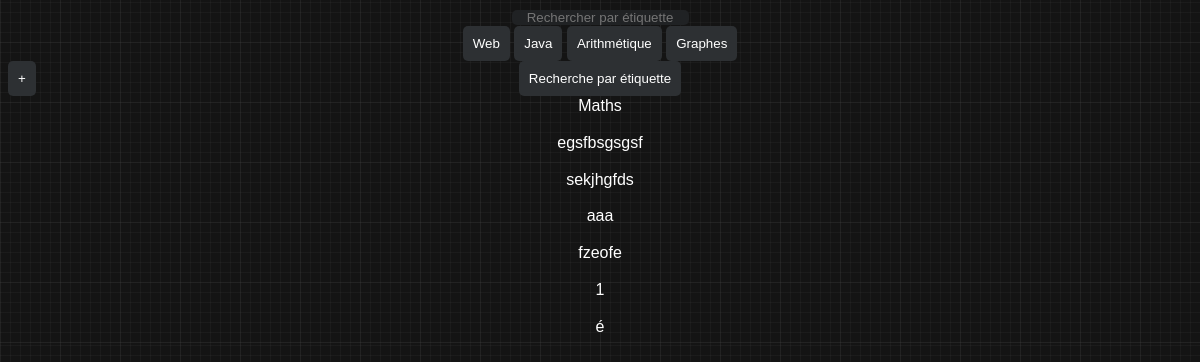
The app's page /pagesQuestion, older data.
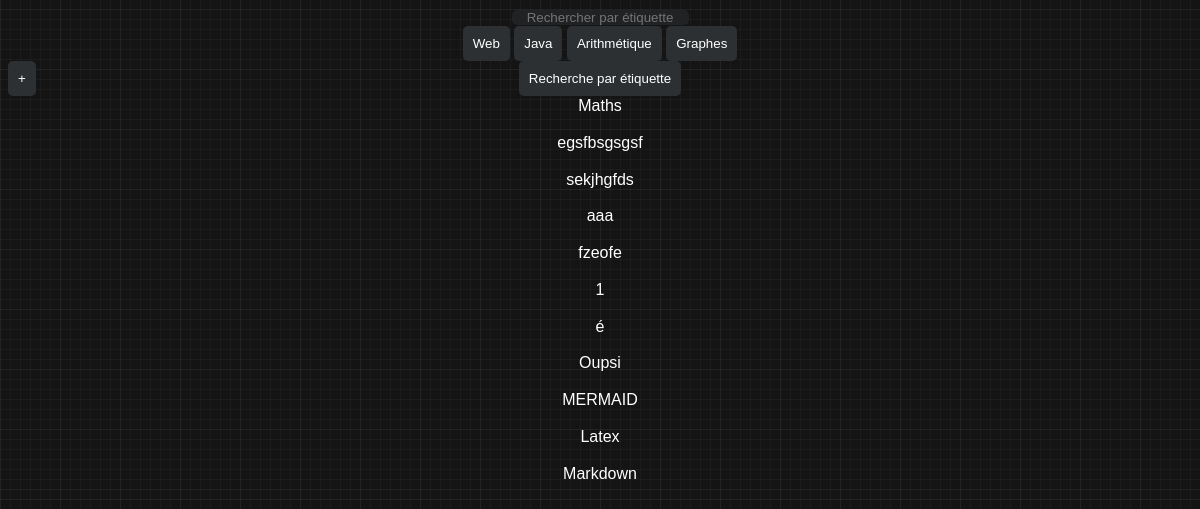
The same page, newer data.
### wams/db.py (models this page shows, shortened)
class question(db.Model):
    id = db.Column(db.Integer(), primary_key=True)
    Label = db.Column(db.String(), nullable =False)
    Etiquette = db.Column(db.String(), nullable =False)
    Question = db.Column(db.String(), nullable =False)
    Réponse1 = db.Column(db.String(), nullable =False)
    Réponse2 = db.Column(db.String(), nullable =True)
    Réponse3 = db.Column(db.String(), nullable =True)
    Réponse4 = db.Column(db.String(), nullable =True)
    bonne_reponse = db.Column(db.String())

### wams/routes.py (the view)
@app.route('/pagesQuestion', methods=['GET', 'POST'])
def pagesQuestion():
    return render_template('pagesQuestion.html', questions=question.query.all(), globalTags=globalTags, len=len(globalTags), len9 = len(globalTags) if len(globalTags)<9 else 9)# listeTags = listeTags, lenTags = len(listeTags))

### wams/templates/pagesQuestion.html (shortened to what this page needs)
{% extends 'base.html' %}
{% block listageQuestions %}
    <input id = "Etiquette" placeholder="Rechercher par étiquette"></input>
    <br/>
    {% for tag in range(0, len9) %}
        <button id = "{{ globalTags[tag] }}" class = "tagButton" type = "button">{{ globalTags[tag] }}</button>
    {% endfor %}
    <button id = "plus" type = "button" class = "plus" style = 'display: block;'>+</button>
    <br/>
    <button id = "submitRechercheTags" type = "button" class="submitRechercheTags">Recherche par étiquette</button>
    {% if listeTags|length == 0 %}
        {% for q in questions %}
            <br/>
            <a href = "/quest/{{q.id}}">{{q.Label}}</a>
            <br/>
        {% endfor %}
    {% endif %}
{% endblock %}

### wams/templates/base.html (shortened to what this page needs)
<!DOCTYPE html>
<html lang="en">
<head>
    <link rel="stylesheet" href="{{ url_for('static', filename='css/style.css') }}">
    <link rel="stylesheet" href="//cdnjs.cloudflare.com/ajax/libs/highlight.js/11.7.0/styles/default.min.css">
</head>
<body>
    {% block listageQuestions %}
    {% endblock %}
</body>
</html>

### wams/static/css/style.css (style rules this page uses)
* { text-align: center; vertical-align: middle; padding: 0; text-decoration: none; list-style: none; color: white; }
body { font-family: "Gill Sans", sans-serif; background-image: repeating-linear-gradient(90deg, hsla(57,0%,42%,0.09) 0px, hsla(57,0%,42%,0.09) 1px,transparent 1px, transparent 60px),repeating-linear-gradient(0deg, hsla(57,0%,42%,0.09) 0px, hsla(57,0%,42%,0.09) 1px,transparent 1px, transparent 60px),repeating-linear-gradient(0deg, hsla(57,0%,42%,0.09) 0px, hsla(57,0%,42%,0.09) 1px,transparent 1px, transparent 10px),repeating-linear-gradient(90deg, hsla(57,0%,42%,0.09) 0px, hsla(57,0%,42%,0.09) 1px,transparent 1px, transparent 10px),linear-gradient(90deg, rgb(20,20,20),rgb(20,20,20)); }
input { border-radius: 5px; border: none; background-color: #202224; color: white; }
button { border-radius: 5px; border: none; background-color: #2d3033; color: white; padding: 10px; transition: background-color 0.5s ease; cursor: pointer; }
#plus { position: absolute; }

Row changes from the older to the newer data that the page shows:
added question: Label "Oupsi"
added question: Label "MERMAID"
added question: Label "Latex"
added question: Label "Markdown"
